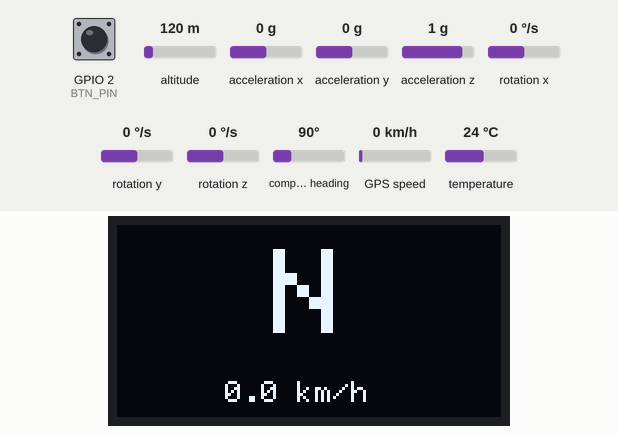
Bench run of a sketch on a simulated ESP32. Parts: 128×64 one-colour display. Inputs (shaded band) come from the test bench; at power-on: GPIO 2 (BTN_PIN) HIGH, altitude 120 m, acceleration x 0 g, acceleration y 0 g, acceleration z 1 g, rotation x 0 °/s, rotation y 0 °/s, rotation z 0 °/s, compass heading 90°, GPS speed 0 km/h, temperature 24 °C. Random numbers use the default seed unless the sketch sets one; the GPS gets a fix after 3 s at 37.7749, -122.4194 with 8 satellites.

Above: at 2.6 s.
2.7 s: GPIO 2 (BTN_PIN) pulled LOW for 0.15 s
At 3.04 s:
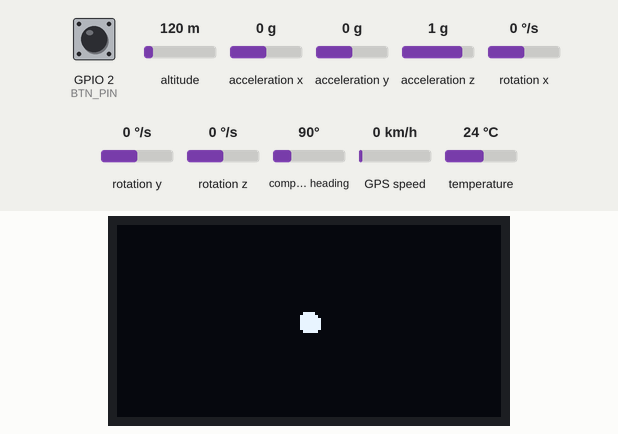
3.4 s: GPIO 2 (BTN_PIN) pulled LOW for 1 s
At 5.4 s:
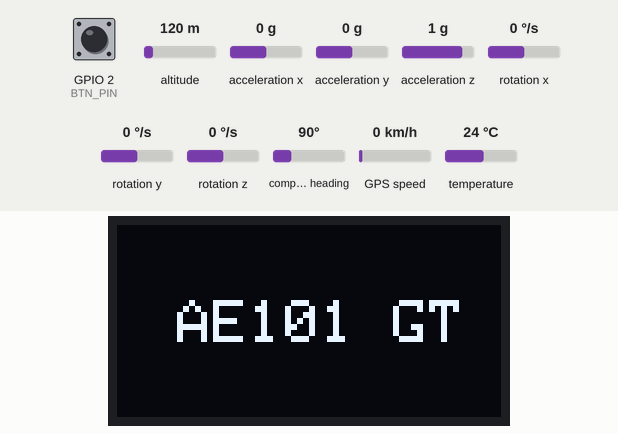
5.9 s: GPIO 2 (BTN_PIN) pulled LOW for 0.15 s
At 7.3 s:
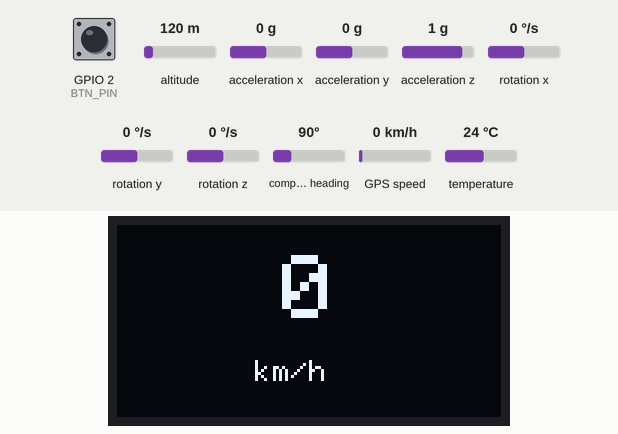
7.6 s: GPIO 2 (BTN_PIN) pulled LOW for 3.2 s
At 12.0 s:
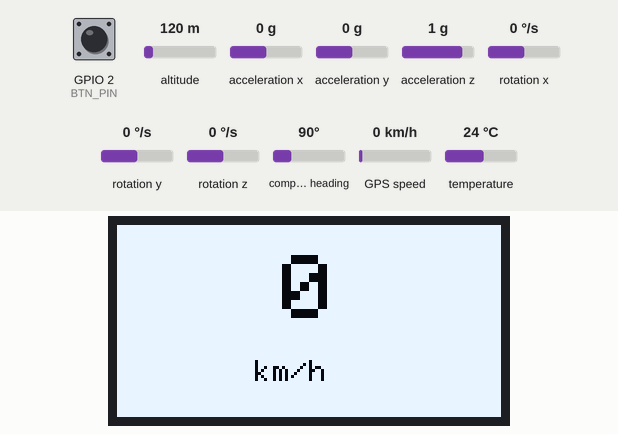
12.3 s: GPIO 2 (BTN_PIN) pulled LOW for 0.15 s
At 13.6 s:
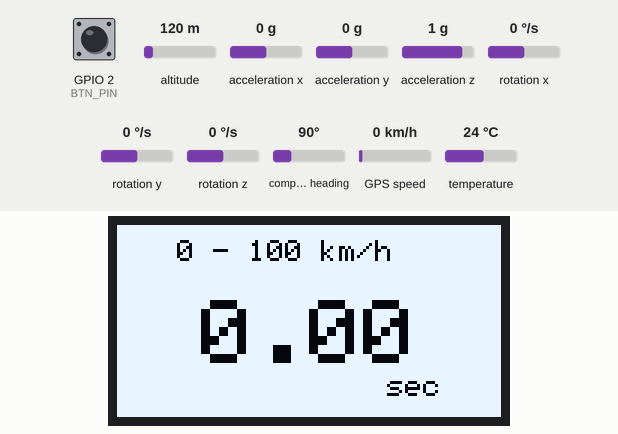
14.0 s: GPIO 2 (BTN_PIN) pulled LOW for 3.2 s
At 17.5 s:
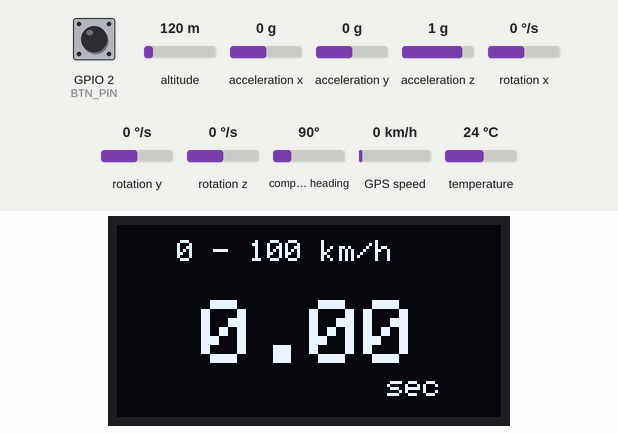
Timing chart, 0 to 19.0 s (numbered marks = the images above; inputs shaded):
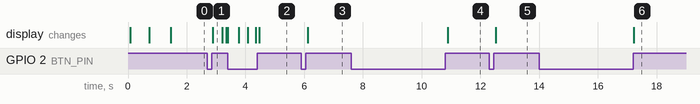

Measured:
- after the input at 2.7 s, the display: changes after 0.18 s (image 1)
- after the input at 5.9 s, the display: changes after 0.21 s (image 3)
- after the input at 7.6 s, the display: changes after 3.3 s (image 4)
- after the input at 12.3 s, the display: changes after 0.22 s (image 5)
- after the input at 14.0 s, the display: changes after 3.2 s (image 6)

The sketch:

dec31b_updgrading.ino
```cpp
#include <Wire.h>
#include <Adafruit_MPU6050.h>
#include <Adafruit_Sensor.h>
#include <Adafruit_GFX.h>
#include <Adafruit_SSD1306.h>
#include <TinyGPSPlus.h>
#include <HardwareSerial.h>

/* ---------------- CONFIG ---------------- */
#define SCREEN_WIDTH 128
#define SCREEN_HEIGHT 64
#define OLED_RESET   -1

#define SDA_PIN 4
#define SCL_PIN 5
#define BTN_PIN 2

#define GPS_RX 6
#define GPS_TX 7

#define FILTER_ALPHA 0.15f
#define NEUTRAL_DEADZONE 1.5
#define PARTICLE_COUNT 15
#define PARTICLE_SPEED 5.0

/* ---------------- OBJECTS ---------------- */
Adafruit_SSD1306 display(SCREEN_WIDTH, SCREEN_HEIGHT, &Wire, OLED_RESET);
Adafruit_MPU6050 mpu;
TinyGPSPlus gps;
HardwareSerial GPSSerial(1);

/* ---------------- MODES ---------------- */
enum Mode {
  MODE_SHIFTER,
  MODE_FLUID,
  MODE_LOGO,
  MODE_SPEED,
  MODE_0_100
};

Mode currentMode = MODE_SHIFTER;
Mode lastMode    = MODE_SHIFTER;

/* ---------------- STATE ---------------- */
int currentGear = 0;
float fax = 0, fay = 0;
float neutralX = 0, neutralY = 0;

float speedKmph = 0.0;

bool lastBtn = HIGH;
bool inverted = false;

/* ---------------- 0–100 TIMER ---------------- */
bool runActive = false;
unsigned long runStart = 0;
float runTime = 0;

/* ---------------- PARTICLES ---------------- */
struct Particle { float x, y; };
Particle particles[PARTICLE_COUNT];
float lastFax = 0, lastFay = 0;

/* ---------------- PROTOTYPES ---------------- */
void handleButton();
void autoCalibrateNeutral();
void updateGear();
void updateGPS();
void drawGearText();
void drawFluid();
void drawLogo();
void drawSpeed();
void drawZeroToHundred();
void displayError(const char* msg);

/* ---------------- SETUP ---------------- */
void setup() {
  pinMode(BTN_PIN, INPUT_PULLUP);

  Wire.begin(SDA_PIN, SCL_PIN);
  GPSSerial.begin(9600, SERIAL_8N1, GPS_RX, GPS_TX);

  display.begin(SSD1306_SWITCHCAPVCC, 0x3C);
  display.setTextColor(SSD1306_WHITE);
  display.clearDisplay();
  display.display();

  if (!mpu.begin()) {
    displayError("MPU FAIL");
    while (1);
  }

  mpu.setAccelerometerRange(MPU6050_RANGE_4_G);
  mpu.setFilterBandwidth(MPU6050_BAND_21_HZ);

  autoCalibrateNeutral();

  for (int i = 0; i < PARTICLE_COUNT; i++) {
    particles[i].x = SCREEN_WIDTH / 2;
    particles[i].y = SCREEN_HEIGHT / 2;
  }
}

/* ---------------- LOOP ---------------- */
void loop() {
  handleButton();
  updateGear();
  updateGPS();

  if (currentMode != lastMode) {
    display.clearDisplay();
    lastMode = currentMode;
  }

  switch (currentMode) {
    case MODE_SHIFTER:  drawGearText(); break;
    case MODE_FLUID:    drawFluid(); break;
    case MODE_LOGO:     drawLogo(); break;
    case MODE_SPEED:    drawSpeed(); break;
    case MODE_0_100:    drawZeroToHundred(); break;
  }

  delay(30);
}

/* ---------------- BUTTON ---------------- */
void handleButton() {
  static unsigned long pressStart = 0;
  bool now = digitalRead(BTN_PIN);

  if (now == LOW && lastBtn == HIGH) {
    pressStart = millis();
  }

  if (now == HIGH && lastBtn == LOW) {
    unsigned long pressTime = millis() - pressStart;

    if (pressTime > 1200) {
      inverted = !inverted;
      display.invertDisplay(inverted);
    } else if (pressTime > 50) {
      currentMode = (Mode)((currentMode + 1) % 5);
    }
  }

  lastBtn = now;
}

/* ---------------- GPS ---------------- */
void updateGPS() {
  while (GPSSerial.available()) {
    gps.encode(GPSSerial.read());
  }

  if (gps.speed.isValid()) {
    speedKmph = gps.speed.kmph();
  }
}

/* ---------------- AUTO-CALIBRATION ---------------- */
void autoCalibrateNeutral() {
  display.clearDisplay();
  display.setCursor(10, 25);
  display.setTextSize(1);
  display.print("Calibrating Neutral...");
  display.display();

  sensors_event_t a, g, t;
  float sx = 0, sy = 0;

  for (int i = 0; i < 50; i++) {
    mpu.getEvent(&a, &g, &t);
    sx += a.acceleration.x;
    sy += a.acceleration.y;
    delay(10);
  }

  neutralX = sx / 50;
  neutralY = sy / 50;

  display.clearDisplay();
  display.setCursor(30, 25);
  display.print("Neutral Set");
  display.display();
  delay(700);
}

/* ---------------- IMU & GEAR ---------------- */
void updateGear() {
  sensors_event_t a, g, t;
  mpu.getEvent(&a, &g, &t);

  fax = fax * (1 - FILTER_ALPHA) + a.acceleration.x * FILTER_ALPHA;
  fay = fay * (1 - FILTER_ALPHA) + a.acceleration.y * FILTER_ALPHA;

  float x = fax - neutralX;
  float y = fay - neutralY;

  if (abs(x) < NEUTRAL_DEADZONE && abs(y) < NEUTRAL_DEADZONE) {
    currentGear = 0;
    return;
  }

  int column = 0;
  if (x < -1.0) column = -1;
  else if (x > 1.0) column = 1;

  bool up = (y < 0);
  bool down = (y > 0);

  if (column == -1 && up) currentGear = 1;
  else if (column == -1 && down) currentGear = 2;
  else if (column == 0 && up) currentGear = 3;
  else if (column == 0 && down) currentGear = 4;
  else if (column == 1 && up) currentGear = 5;
  else if (column == 1 && down) currentGear = -1;
}

/* ---------------- GEAR + SPEED ---------------- */
void drawGearText() {
  static int lastGear = 99;
  if (lastMode != MODE_SHIFTER) lastGear = 99;
  if (currentGear == lastGear) return;

  const char* g = "N";
  if (currentGear == -1) g = "R";
  else if (currentGear > 0) {
    static char buf[2];
    buf[0] = '0' + currentGear;
    buf[1] = 0;
    g = buf;
  }

  display.clearDisplay();
  display.setTextSize(4);
  int16_t x1, y1;
  uint16_t w, h;
  display.getTextBounds(g, 0, 0, &x1, &y1, &w, &h);
  display.setCursor((SCREEN_WIDTH - w) / 2, 8);
  display.print(g);

  display.setTextSize(1);
  display.setCursor(36, 52);
  display.print(speedKmph, 1);
  display.print(" km/h");

  display.display();
  lastGear = currentGear;
}

/* ---------------- SPEED ONLY ---------------- */
void drawSpeed() {
  display.clearDisplay();

  display.setTextSize(3);
  char buf[8];
  sprintf(buf, "%.0f", speedKmph);

  int16_t x1, y1;
  uint16_t w, h;
  display.getTextBounds(buf, 0, 0, &x1, &y1, &w, &h);
  display.setCursor((SCREEN_WIDTH - w) / 2, 10);
  display.print(buf);

  display.setTextSize(1);
  display.setCursor(46, 45);
  display.print("km/h");

  display.display();
}

/* ---------------- 0–100 MODE ---------------- */
void drawZeroToHundred() {

  if (!runActive && speedKmph < 2.0) {
    runTime = 0;
  }

  if (!runActive && speedKmph > 2.0) {
    runActive = true;
    runStart = millis();
  }

  if (runActive && speedKmph < 2.0) {
    runActive = false;
  }

  if (runActive && speedKmph < 100.0) {
    runTime = (millis() - runStart) / 1000.0;
  }

  display.clearDisplay();
  display.setTextSize(1);
  display.setCursor(20, 5);
  display.print("0 - 100 km/h");

  display.setTextSize(3);
  char buf[8];
  sprintf(buf, "%.2f", runTime);

  int16_t x1, y1;
  uint16_t w, h;
  display.getTextBounds(buf, 0, 0, &x1, &y1, &w, &h);
  display.setCursor((SCREEN_WIDTH - w) / 2, 25);
  display.print(buf);

  display.setTextSize(1);
  display.setCursor(90, 50);
  display.print("sec");

  display.display();
}

/* ---------------- FLUID ---------------- */
void drawFluid() {
  display.clearDisplay();

  float dx = fax - lastFax;
  float dy = fay - lastFay;

  for (int i = 0; i < PARTICLE_COUNT; i++) {
    particles[i].x += -dx * PARTICLE_SPEED + random(-1, 2);
    particles[i].y +=  dy * PARTICLE_SPEED + random(-1, 2);

    particles[i].x = constrain(particles[i].x, 0, SCREEN_WIDTH);
    particles[i].y = constrain(particles[i].y, 0, SCREEN_HEIGHT);

    display.fillCircle(particles[i].x, particles[i].y, 2, SSD1306_WHITE);
  }

  lastFax = fax;
  lastFay = fay;
  display.display();
}

/* ---------------- LOGO ---------------- */
void drawLogo() {
  display.clearDisplay();
  display.setTextSize(2);
  display.setCursor(20, 25);
  display.print("AE101 GT");
  display.display();
}

/* ---------------- ERROR ---------------- */
void displayError(const char* msg) {
  display.clearDisplay();
  display.setTextSize(2);
  display.setCursor(10, 25);
  display.print(msg);
  display.display();
}
```
